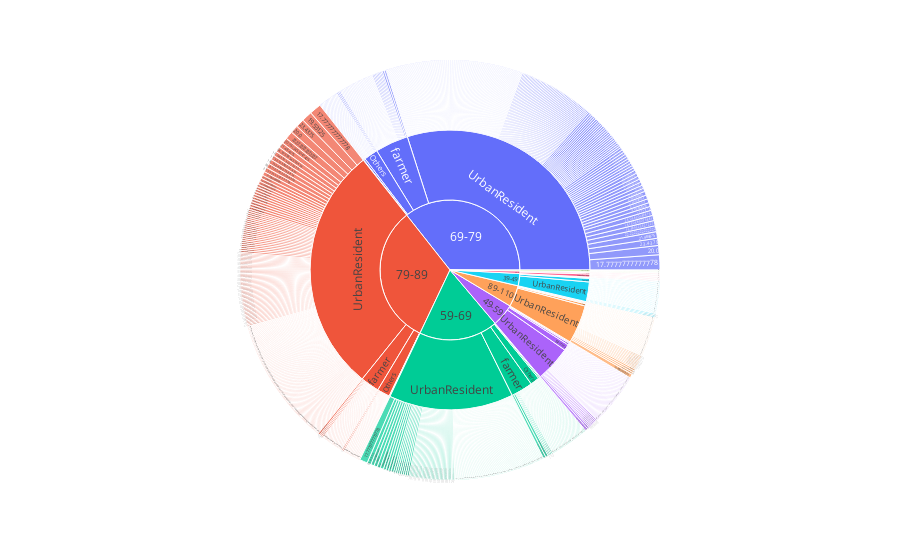

Notebook source saved alongside this figure:
### Markdown cell above
### Q59 Using Sunburst chart display patients Age group, occupation and BMI Group

### Code cell
import plotly.express as px
Demography_new=Demography.dropna()
fig = px.sunburst(Demography_new, path=['ageCat', 'occupation', 'BMI'])
fig.show()

### Figure 1 — Plotly figure (JSON) as saved in the notebook; plotly's stock layout.template omitted (floating-point values rounded to 4 significant figures; data arrays with more than 128 entries replaced by an {"elided": "..."} marker saying what was removed)
{"data": [{"branchvalues": "total", "domain": {"x": [0, 1], "y": [0, 1]}, "hovertemplate": "labels=%{label}<br>count=%{value}<br>parent=%{parent}<br>id=%{id}<extra></extra>", "ids": {"elided": "1321 str values"}, "labels": {"elided": "1321 str values"}, "name": "", "parents": {"elided": "1321 str values"}, "type": "sunburst", "values": {"elided": "1321 int values"}}], "layout": {"autosize": true, "legend": {"tracegroupgap": 0}, "margin": {"t": 60}}}
